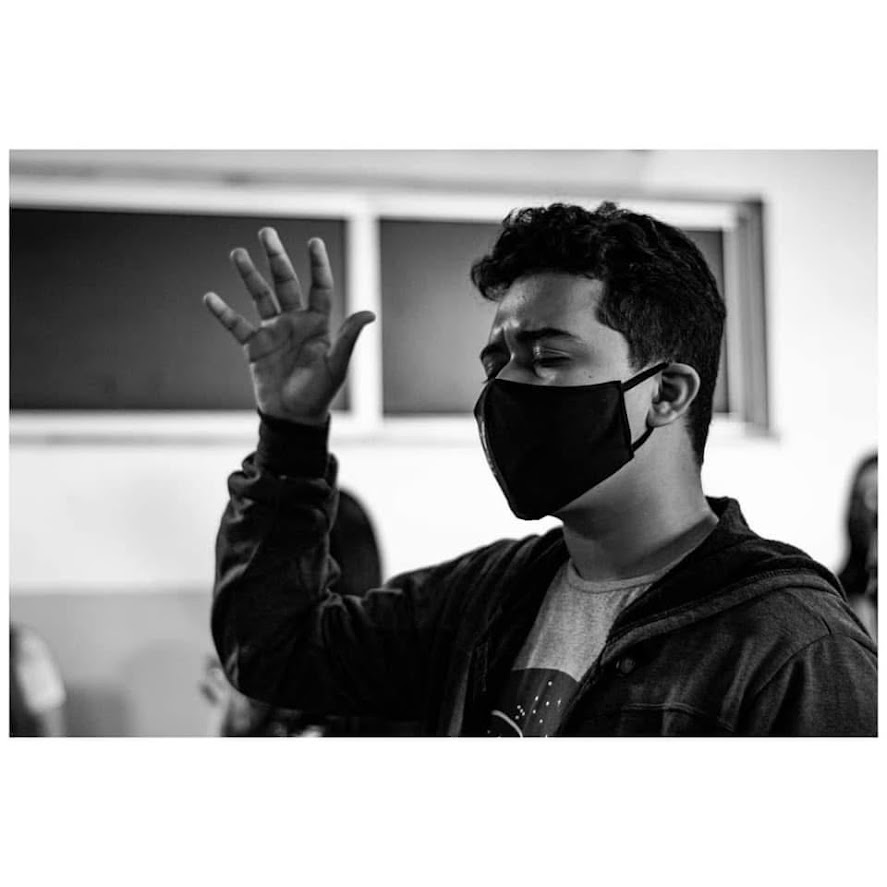
#> input picture IMG1.jpg, 887 x 887 px
$ jupyter execute atividade_histograma_imagens.ipynb
#> lines starting #> are read from the running program, lines starting #| are printed output that depends on the picture
# Atividade — Análise e Processamento de Imagens

**Objetivo:** analisar três imagens: uma escura, uma clara/saturada e uma bem exposta.
Para cada imagem serão realizados:

1. Conversão para tons de cinza;
2. Plotagem e análise do histograma;
3. Aplicação de uma única operação de processamento;
4. Comparação entre antes e depois;
5. Análise dos histogramas antes e depois.

As operações utilizadas podem ser:
- Expansão de contraste;
- Equalização do histograma;
- Correção de gamma.

[cell 1]
import cv2
import numpy as np
import matplotlib.pyplot as plt
from pathlib import Path

## 1. Definição das imagens

Nesta atividade serão utilizadas três fotografias:

- **Imagem 1:** fotografia escura demais;
- **Imagem 2:** fotografia clara demais ou saturada;
- **Imagem 3:** fotografia considerada bem exposta.

Substitua os nomes abaixo pelos nomes dos seus arquivos.

[cell 2]
# Nomes dos arquivos das três imagens
arquivo_escura = "IMG1.jpg"
arquivo_clara = "IMG2.jpg"
arquivo_bem_exposta = "IMG3.jpg"

# Verificação dos arquivos
for arquivo in [arquivo_escura, arquivo_clara, arquivo_bem_exposta]:
    if not Path(arquivo).exists():
        print(f"Arquivo não encontrado: {arquivo}")
    else:
        print(f"Arquivo encontrado: {arquivo}")

## 2. Funções auxiliares

As funções abaixo realizam:
- leitura das imagens;
- conversão para tons de cinza;
- cálculo e exibição do histograma;
- expansão de contraste;
- equalização do histograma;
- correção de gamma.

[cell 3]
def carregar_imagem(caminho):
#> called with caminho = 'IMG1.jpg'
    imagem = cv2.imread(caminho)
#> imagem is the input picture: shape (887, 887, 3); min 0, max 255, mean 162.2
#> call 2 of carregar_imagem, with caminho = 'IMG2.jpg'
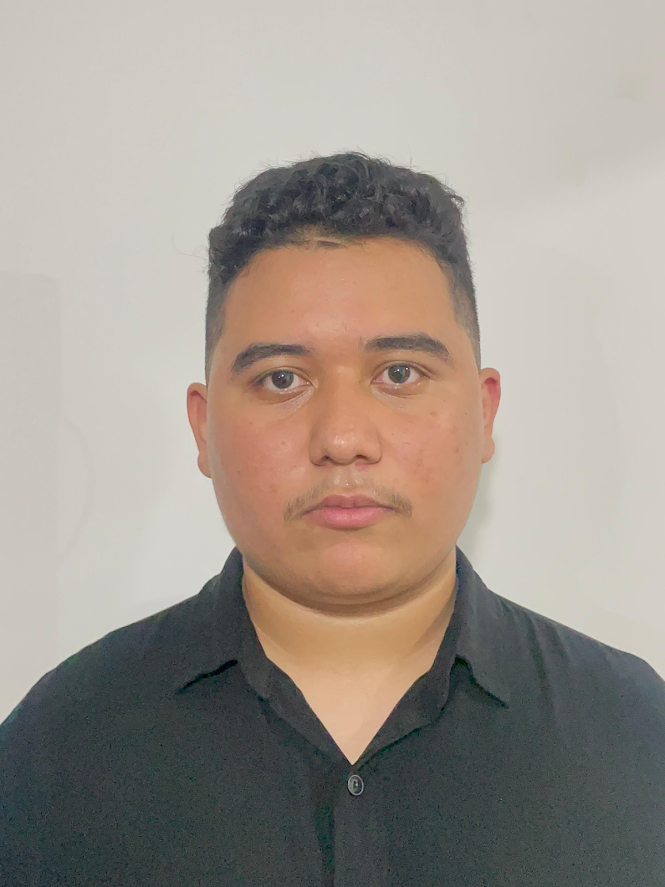
#> input picture IMG2.jpg, 665 x 887 px
#> in carregar_imagem, imagem is the input picture: shape (887, 665, 3); mean B, G, R 141.2, 149.9, 158.5
#> call 3 of carregar_imagem, with caminho = 'IMG3.jpg'
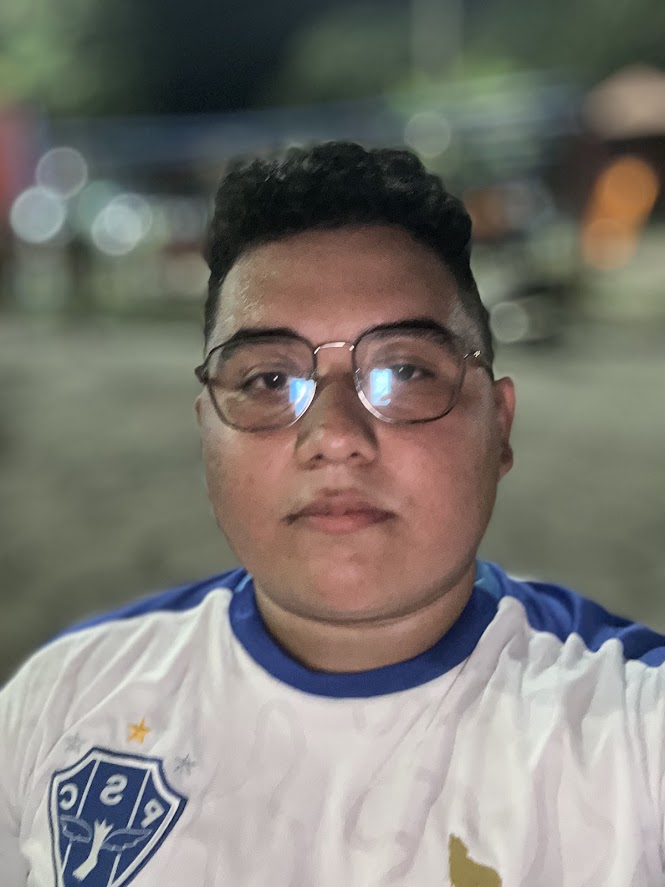
#> input picture IMG3.jpg, 665 x 887 px
#> in carregar_imagem, imagem is the input picture: shape (887, 665, 3); mean B, G, R 114.2, 120.7, 123.7

    if imagem is None:
        raise ValueError(f"Não foi possível abrir a imagem: {caminho}")

    # OpenCV lê em BGR, então convertemos para RGB
    imagem = cv2.cvtColor(imagem, cv2.COLOR_BGR2RGB)

    return imagem


def converter_cinza(imagem):
    return cv2.cvtColor(imagem, cv2.COLOR_RGB2GRAY)


def calcular_histograma(imagem_cinza):
    hist = cv2.calcHist(
        [imagem_cinza],
        [0],
        None,
        [256],
        [0, 256]
    )
#> hist = 256 values, max 266464 at index 255, min 786 at index 117, mean 3073.3

    return hist


def expandir_contraste(imagem_cinza, L=20, H=235):
    imagem = imagem_cinza.astype(np.float32)

    imagem_expandida = (imagem - L) * (255 / (H - L))

    # Limita os valores entre 0 e 255
    imagem_expandida = np.clip(imagem_expandida, 0, 255)

    return imagem_expandida.astype(np.uint8)


def equalizar_histograma(imagem_cinza):
    return cv2.equalizeHist(imagem_cinza)


def corrigir_gamma(imagem_cinza, gamma=1.0):
    # Cria uma tabela de transformação
    tabela = np.array([
        ((i / 255.0) ** (1 / gamma)) * 255
        for i in np.arange(256)
    ]).astype(np.uint8)

    return cv2.LUT(imagem_cinza, tabela)

## 3. Carregamento das imagens

Agora as três fotografias são carregadas e convertidas para tons de cinza.

[cell 4]
# Carregar imagens
imagem_escura = carregar_imagem(arquivo_escura)
imagem_clara = carregar_imagem(arquivo_clara)
imagem_bem_exposta = carregar_imagem(arquivo_bem_exposta)

# Converter para tons de cinza
cinza_escura = converter_cinza(imagem_escura)
cinza_clara = converter_cinza(imagem_clara)
cinza_bem_exposta = converter_cinza(imagem_bem_exposta)

print("Imagens carregadas e convertidas para tons de cinza.")

[cell 5]
fig, axes = plt.subplots(3, 2, figsize=(14, 12))

# Imagem escura
axes[0, 0].imshow(cinza_escura, cmap="gray")
axes[0, 0].set_title("Imagem escura - Tons de cinza")
axes[0, 0].axis("off")

axes[0, 1].plot(calcular_histograma(cinza_escura))
axes[0, 1].set_title("Histograma - Imagem escura")
axes[0, 1].set_xlim([0, 255])
axes[0, 1].set_xlabel("Intensidade")
axes[0, 1].set_ylabel("Número de pixels")

# Imagem clara
axes[1, 0].imshow(cinza_clara, cmap="gray")
axes[1, 0].set_title("Imagem clara/saturada - Tons de cinza")
axes[1, 0].axis("off")

axes[1, 1].plot(calcular_histograma(cinza_clara))
axes[1, 1].set_title("Histograma - Imagem clara/saturada")
axes[1, 1].set_xlim([0, 255])
axes[1, 1].set_xlabel("Intensidade")
axes[1, 1].set_ylabel("Número de pixels")

# Imagem bem exposta
axes[2, 0].imshow(cinza_bem_exposta, cmap="gray")
axes[2, 0].set_title("Imagem bem exposta - Tons de cinza")
axes[2, 0].axis("off")

axes[2, 1].plot(calcular_histograma(cinza_bem_exposta))
axes[2, 1].set_title("Histograma - Imagem bem exposta")
axes[2, 1].set_xlim([0, 255])
axes[2, 1].set_xlabel("Intensidade")
axes[2, 1].set_ylabel("Número de pixels")

plt.tight_layout()
plt.show()
#> figure, not shown here; panel 2: curve peaks at x = 255, y = 266464; panel 4: curve peaks at x = 205, y = 41148; panel 6: curve peaks at x = 109, y = 6901

## 4. Diagnóstico da imagem escura

O histograma da imagem escura está concentrado principalmente nas regiões de baixa intensidade, próximas ao lado esquerdo do gráfico. Isso indica predominância de tons escuros e caracteriza uma imagem subexposta, com possível perda de detalhes nas regiões de sombra.

## 5. Diagnóstico da imagem clara/saturada

O histograma da imagem clara/saturada está concentrado principalmente nas regiões de alta intensidade, próximas ao lado direito do gráfico. Isso indica predominância de tons claros e pode caracterizar uma imagem superexposta, com possível perda de detalhes nas regiões muito claras.

## 6. Diagnóstico da imagem bem exposta

O histograma da imagem bem exposta apresenta uma distribuição mais equilibrada ao longo da faixa de intensidades. Isso indica maior variedade de tons e uma exposição mais adequada, com menor concentração excessiva nas regiões de sombra ou de altas luzes.

## 7. Processamento da imagem escura

### Operação escolhida: Correção de Gamma

Para a imagem escura será utilizada a **correção de gamma**, com:

**γ = 0,60**

A escolha é adequada porque valores de gamma menores que 1 aumentam a intensidade dos tons médios, tornando a imagem visualmente mais clara e permitindo evidenciar detalhes que estavam pouco visíveis nas regiões escuras.

[cell 6]
gamma_escura = 0.60

escura_depois = corrigir_gamma(cinza_escura, gamma_escura)

print(f"Correção de gamma aplicada na imagem escura.")
print(f"Parâmetro usado: γ = {gamma_escura}")

[cell 7]
fig, axes = plt.subplots(2, 2, figsize=(14, 10))

# Antes
axes[0, 0].imshow(cinza_escura, cmap="gray")
axes[0, 0].set_title("Imagem escura - ANTES")
axes[0, 0].axis("off")

# Depois
axes[0, 1].imshow(escura_depois, cmap="gray")
axes[0, 1].set_title(f"Imagem escura - DEPOIS (Gamma = {gamma_escura})")
axes[0, 1].axis("off")

# Histograma antes
axes[1, 0].plot(calcular_histograma(cinza_escura))
axes[1, 0].set_title("Histograma - ANTES")
axes[1, 0].set_xlim([0, 255])
axes[1, 0].set_xlabel("Intensidade")
axes[1, 0].set_ylabel("Número de pixels")

# Histograma depois
axes[1, 1].plot(calcular_histograma(escura_depois))
axes[1, 1].set_title("Histograma - DEPOIS")
axes[1, 1].set_xlim([0, 255])
axes[1, 1].set_xlabel("Intensidade")
axes[1, 1].set_ylabel("Número de pixels")

plt.tight_layout()
plt.show()
#> figure, not shown here; panel 3: curve peaks at x = 255, y = 266464; panel 4: curve peaks at x = 255, y = 266464

### Análise do resultado — imagem escura

Após a correção de gamma, os tons médios da imagem foram deslocados para intensidades maiores. Visualmente, a imagem ficou mais clara e houve maior destaque dos detalhes presentes nas regiões que anteriormente estavam muito escuras.

## 8. Processamento da imagem clara/saturada

### Operação escolhida: Correção de Gamma

Para a imagem clara/saturada será utilizada a **correção de gamma**, com:

**γ = 1,60**

A escolha é adequada porque valores de gamma maiores que 1 reduzem as intensidades dos tons médios, fazendo com que a imagem fique mais escura e equilibrando parte do excesso de luminosidade.

**Observação:** quando uma região está completamente saturada em 255, os detalhes originalmente perdidos nessa região não podem ser recuperados apenas pela correção de gamma.

[cell 8]
gamma_clara = 1.60

clara_depois = corrigir_gamma(cinza_clara, gamma_clara)
#> call 2 of corrigir_gamma, with gamma = 1.6
#> in corrigir_gamma (call 2), `return cv2.LUT(imagem_cinza, tabela)`:
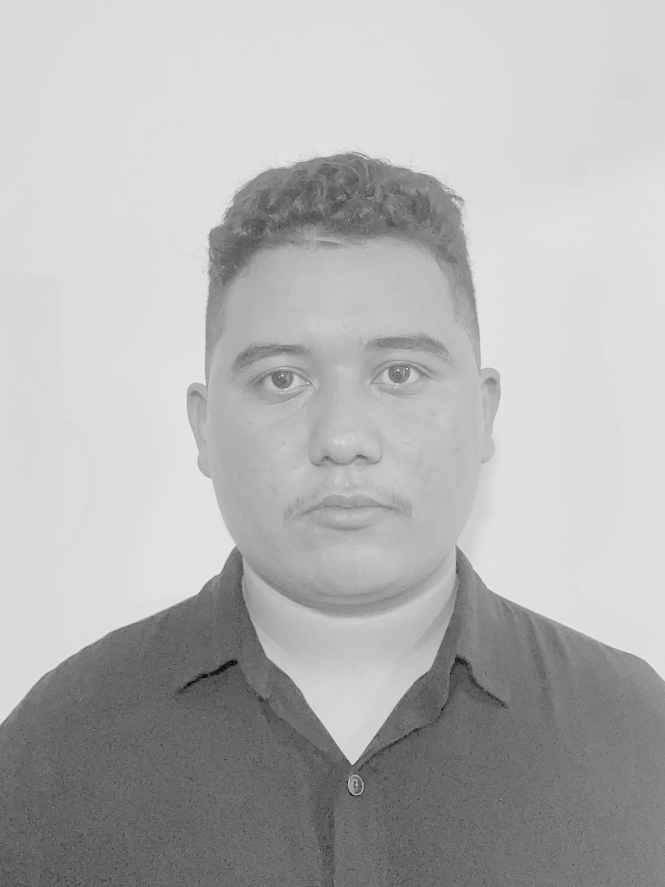
#> returned value: shape (887, 665); min 0, max 250, mean 179.5

print(f"Correção de gamma aplicada na imagem clara.")
print(f"Parâmetro usado: γ = {gamma_clara}")

[cell 9]
fig, axes = plt.subplots(2, 2, figsize=(14, 10))

# Antes
axes[0, 0].imshow(cinza_clara, cmap="gray")
axes[0, 0].set_title("Imagem clara/saturada - ANTES")
axes[0, 0].axis("off")

# Depois
axes[0, 1].imshow(clara_depois, cmap="gray")
axes[0, 1].set_title(f"Imagem clara/saturada - DEPOIS (Gamma = {gamma_clara})")
axes[0, 1].axis("off")

# Histograma antes
axes[1, 0].plot(calcular_histograma(cinza_clara))
axes[1, 0].set_title("Histograma - ANTES")
axes[1, 0].set_xlim([0, 255])
axes[1, 0].set_xlabel("Intensidade")
axes[1, 0].set_ylabel("Número de pixels")

# Histograma depois
axes[1, 1].plot(calcular_histograma(clara_depois))
axes[1, 1].set_title("Histograma - DEPOIS")
axes[1, 1].set_xlim([0, 255])
axes[1, 1].set_xlabel("Intensidade")
axes[1, 1].set_ylabel("Número de pixels")

plt.tight_layout()
plt.show()
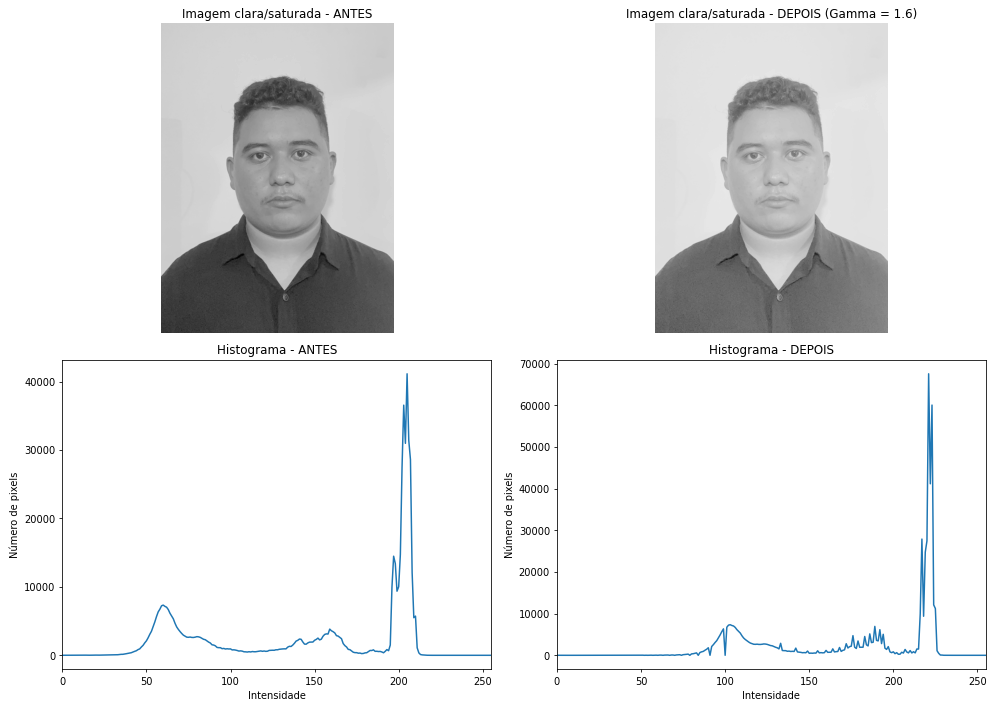
#> figure drawn by matplotlib, 4 panels; panel 3: curve peaks at x = 205, y = 41148; panel 4: curve peaks at x = 221, y = 67546

### Análise do resultado — imagem clara/saturada

Após a correção de gamma, houve redução das intensidades dos tons médios, tornando a imagem menos clara. O histograma também apresentou deslocamento para valores menores de intensidade, embora regiões originalmente saturadas possam continuar sem detalhes.

## 9. Processamento da imagem bem exposta

### Operação escolhida: Expansão de contraste

Para a imagem bem exposta será utilizada a **expansão de contraste**, com:

**L = 20**
**H = 235**

A escolha foi feita para ampliar a faixa de intensidades utilizada pela imagem, aumentando a separação entre tons escuros e claros. Como a imagem já apresenta uma exposição adequada, espera-se uma alteração mais sutil em comparação com as duas imagens problemáticas.

[cell 10]
L = 20
H = 235

bem_exposta_depois = expandir_contraste(
    cinza_bem_exposta,
    L=L,
    H=H
)

print("Expansão de contraste aplicada.")
print(f"L = {L}")
print(f"H = {H}")

[cell 11]
fig, axes = plt.subplots(2, 2, figsize=(14, 10))

# Antes
axes[0, 0].imshow(cinza_bem_exposta, cmap="gray")
axes[0, 0].set_title("Imagem bem exposta - ANTES")
axes[0, 0].axis("off")

# Depois
axes[0, 1].imshow(bem_exposta_depois, cmap="gray")
axes[0, 1].set_title(f"Imagem bem exposta - DEPOIS (L={L}, H={H})")
axes[0, 1].axis("off")

# Histograma antes
axes[1, 0].plot(calcular_histograma(cinza_bem_exposta))
axes[1, 0].set_title("Histograma - ANTES")
axes[1, 0].set_xlim([0, 255])
axes[1, 0].set_xlabel("Intensidade")
axes[1, 0].set_ylabel("Número de pixels")

# Histograma depois
axes[1, 1].plot(calcular_histograma(bem_exposta_depois))
axes[1, 1].set_title("Histograma - DEPOIS")
axes[1, 1].set_xlim([0, 255])
axes[1, 1].set_xlabel("Intensidade")
axes[1, 1].set_ylabel("Número de pixels")

plt.tight_layout()
plt.show()
#> figure, not shown here; panel 3: curve peaks at x = 109, y = 6901; panel 4: curve peaks at x = 0, y = 9337

### Análise do resultado — imagem bem exposta

A expansão de contraste aumentou a utilização da faixa de intensidades da imagem. Como a fotografia já apresentava uma exposição adequada, a alteração visual foi relativamente pequena, ocorrendo principalmente na distribuição dos tons e no aumento da diferença entre regiões claras e escuras.

## 10. Comparação das três imagens

Para auxiliar a comparação, será calculada a diferença média absoluta entre a imagem original e a imagem processada.

Quanto menor esse valor, menor foi a alteração numérica provocada pela operação.

[cell 12]
def diferenca_media(imagem_antes, imagem_depois):
    diferenca = np.abs(
        imagem_antes.astype(np.float32) -
        imagem_depois.astype(np.float32)
    )
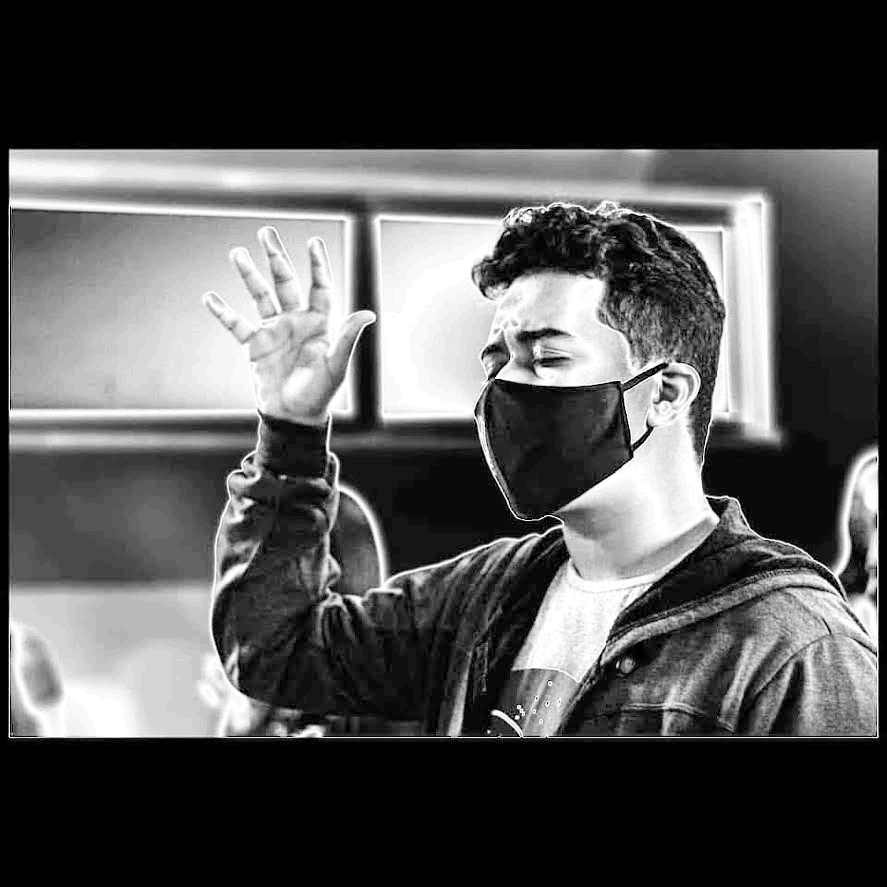
#> diferenca: shape (887, 887) float32; min 0, max 48, mean 15.7; drawn with min black and max white

    return np.mean(diferenca)


dif_escura = diferenca_media(cinza_escura, escura_depois)
#> dif_escura = 15.65
dif_clara = diferenca_media(cinza_clara, clara_depois)
#> in diferenca_media (call 2), `diferenca = np.abs( imagem_antes.astype(np.float32) - imagem_depois.as..`:
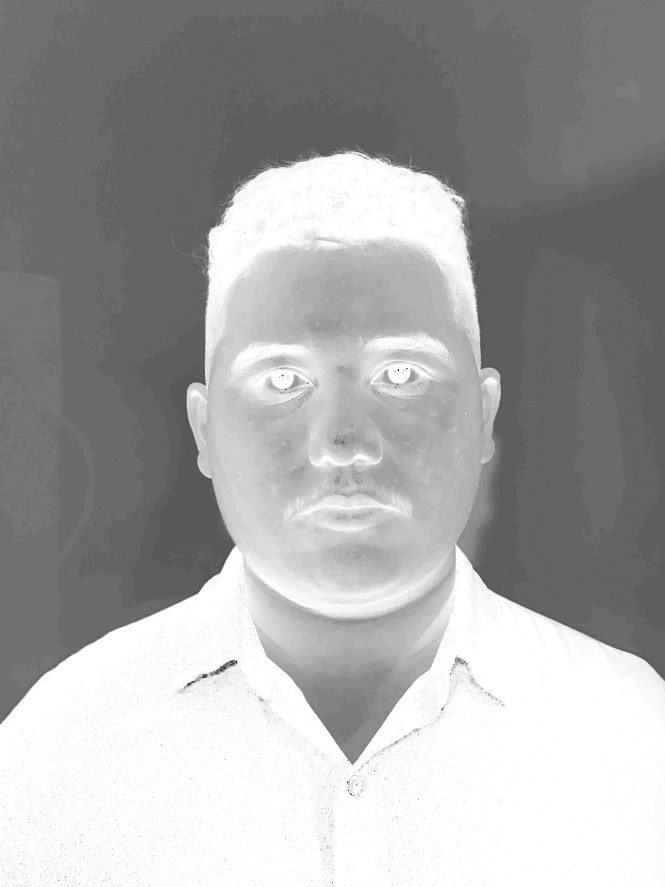
#> diferenca: shape (887, 665) float32; min 0, max 43, mean 28; drawn with min black and max white
#> dif_clara = 28
dif_bem_exposta = diferenca_media(cinza_bem_exposta, bem_exposta_depois)
#> in diferenca_media (call 3), `diferenca = np.abs( imagem_antes.astype(np.float32) - imagem_depois.as..`:
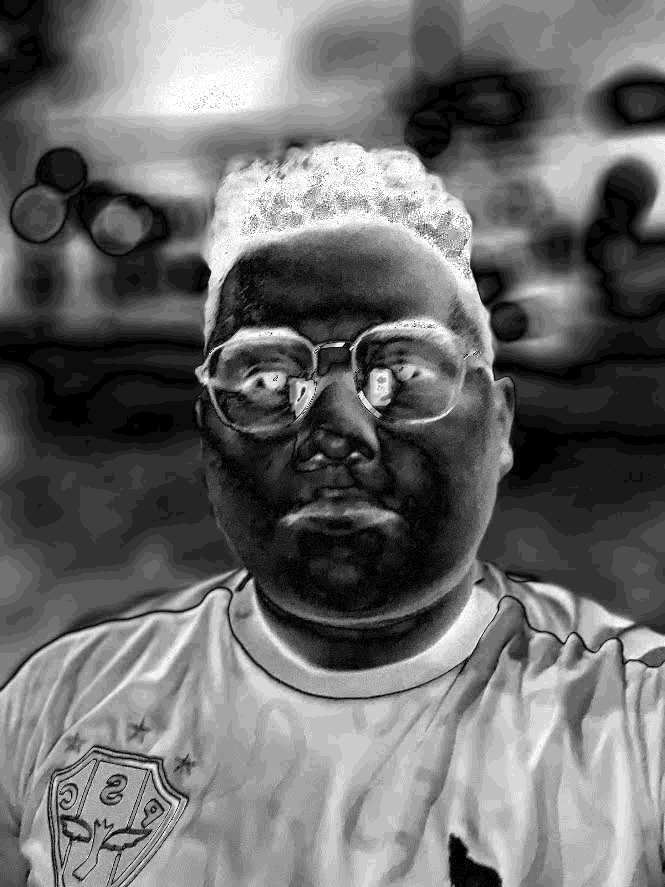
#> diferenca: shape (887, 665) float32; min 0, max 20, mean 8.53; drawn with min black and max white
#> dif_bem_exposta = 8.53

print(f"Imagem escura:       {dif_escura:.2f}")
#| Imagem escura:       15.65
print(f"Imagem clara:        {dif_clara:.2f}")
#| Imagem clara:        28.00
print(f"Imagem bem exposta:  {dif_bem_exposta:.2f}")
#| Imagem bem exposta:  8.53

[cell 13]
diferencas = {
    "Imagem escura": dif_escura,
    "Imagem clara/saturada": dif_clara,
    "Imagem bem exposta": dif_bem_exposta
}
#> diferencas = {'Imagem escura': 15.65, 'Imagem clara/saturada': 28, 'Imagem bem exposta': 8.53}

imagem_menor_diferenca = min(
    diferencas,
    key=diferencas.get
)
#> imagem_menor_diferenca = 'Imagem bem exposta'

print("Imagem em que a operação fez menos diferença:")
print(imagem_menor_diferenca)
#| Imagem bem exposta
print(f"Diferença média absoluta: {diferencas[imagem_menor_diferenca]:.2f}")
#| Diferença média absoluta: 8.53
